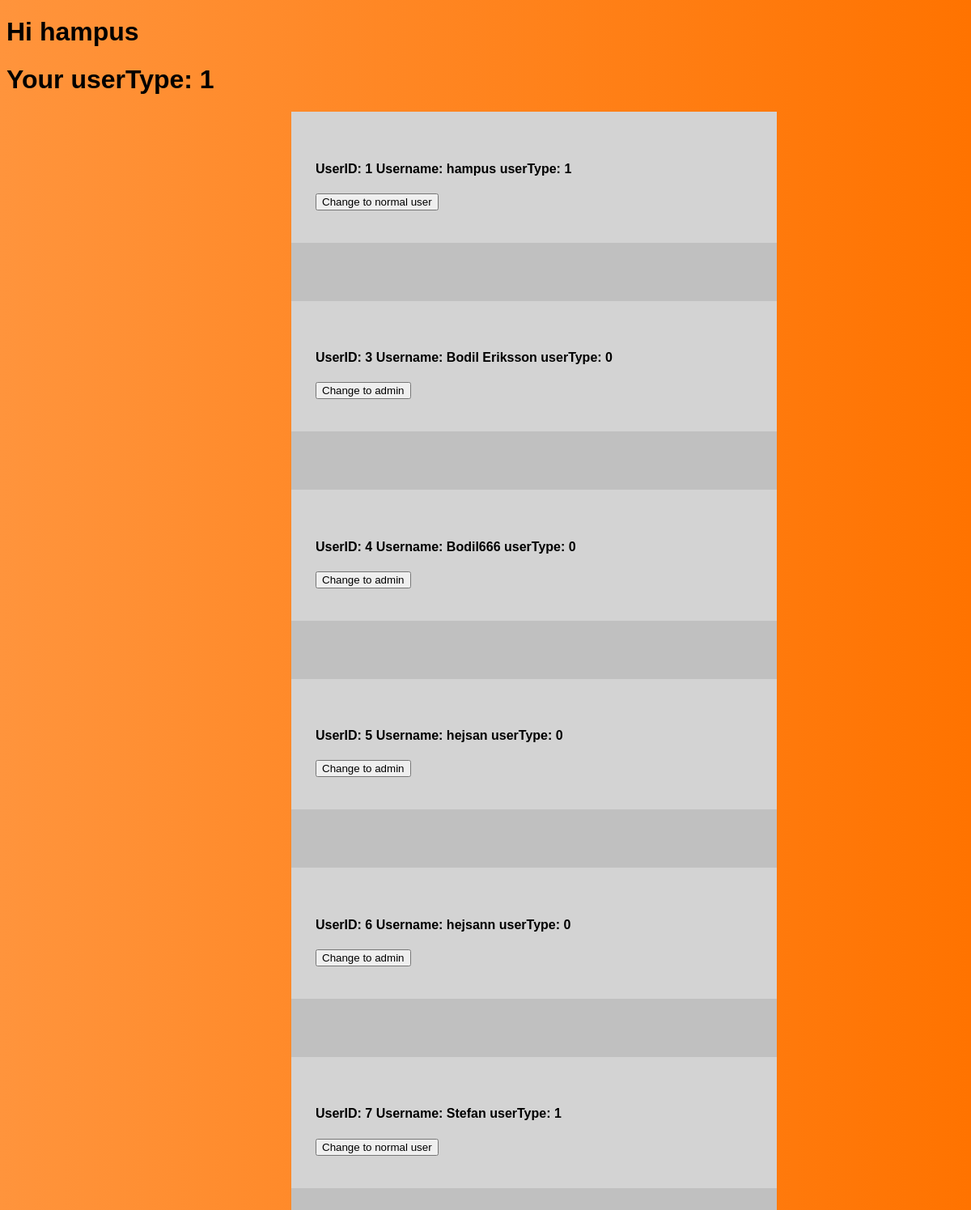
The app's page /adminPage.php (signed in), older data.
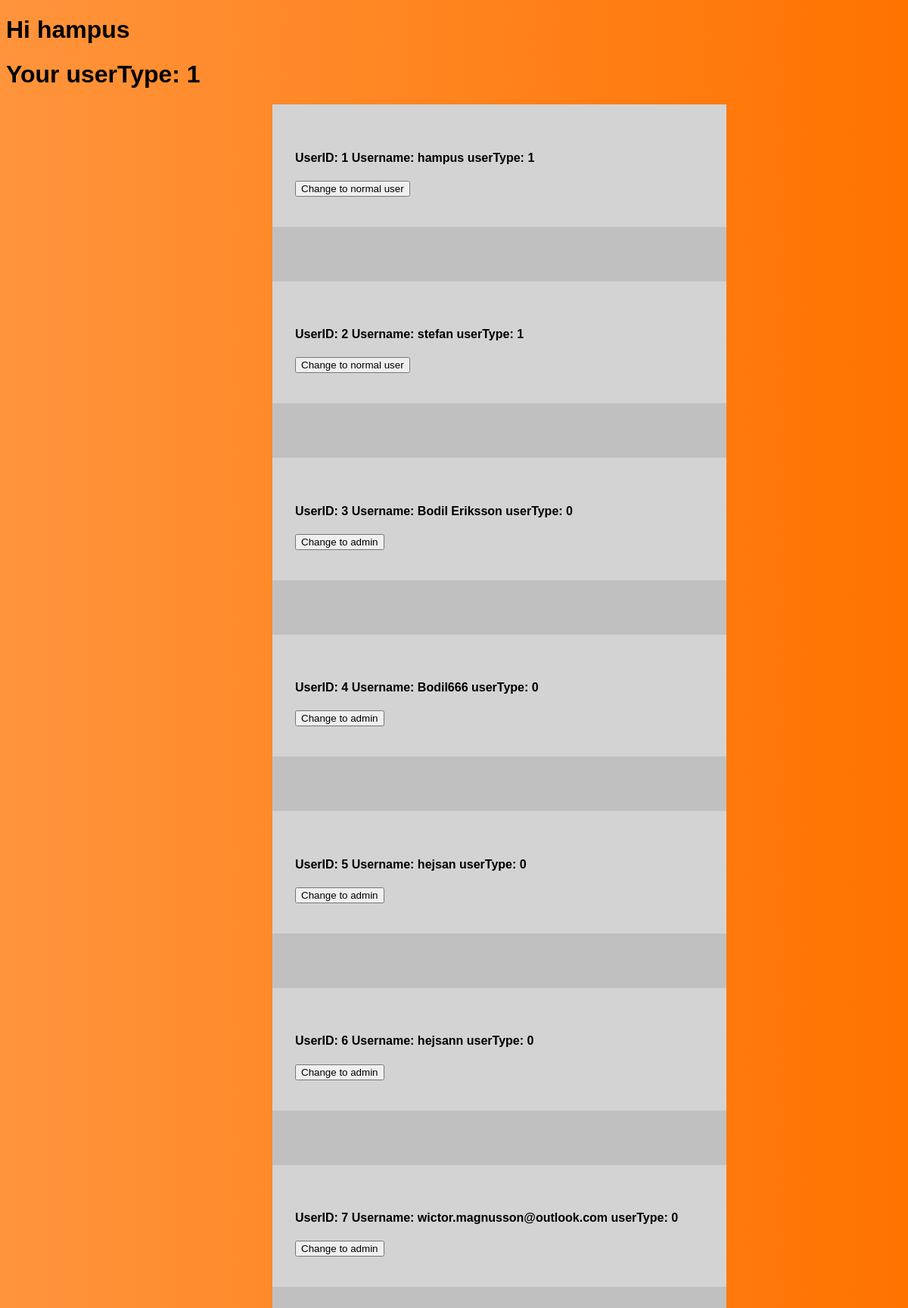
The same page, newer data.
### tables this page shows
CREATE TABLE "User" (
	"userID"	INTEGER,
	"username"	TEXT,
	"email"	TEXT,
	"passwordhash"	TEXT,
	"salt"	TEXT,
	"userType"	INTEGER,
	PRIMARY KEY("userID" AUTOINCREMENT)
);

### db/dbUser.php (the view, shortened to what this page needs)
<?php
function ShowUsers() {
    $db = new SQLite3("db/database.db");
$result = $db->query("SELECT userID, username, userType FROM 'User' ORDER BY userID");
while ($row = $result->fetchArray())
{
    echo "<div class='textDiv'>";
    echo "<h4>" . "  UserID: " . $row['userID'] . "  Username: " . $row['username'] . "  userType: " . $row['userType'] . "</h4>" ;
    echo "<form action='db/changeUserType.php' method='post'>";
    if($row['userType'] == 1) {
        echo "<button name='changeToUser-userID' type='submit' value=" . $row['userID'] . ">Change to normal user </button> ";
    }
    else {
        echo "<button name='changeToAdmin-userID' type='submit' value=" . $row['userID'] . ">Change to admin </button> ";
    }
    echo "</form>";
    echo "</div>";
    echo "<br><br><br><br>";
}
}
?>

### adminPage.php (shortened to what this page needs)
<!DOCTYPE html>
<html>
<head>
    <link rel="stylesheet" href="./css/style.css">
</head>
<body>
    <h1> Hi <?php echo $_SESSION['username']; ?> </h1>
    <h1> Your userType: <?php echo $_SESSION['userType']; ?> </h1>
    <?php
    include "db/showUsers.php";
    ?>
</body>
</html>

### db/showUsers.php
<?php
include "dbUser.php";
echo "<div class='showDiv'>";
ShowUsers();
echo "</div>";
?>

### css/style.css (style rules this page uses)
body { background-image: linear-gradient(to right, rgb(255, 148, 60), rgb(255, 115, 0)); font-family: Verdana, Geneva, Tahoma, sans-serif; }
*, *::before, *::after { box-sizing: border-box; }
.showDiv { background-color: rgb(192, 192, 192); width: 600px; position: sticky; left: 30%; }
.textDiv { background-color: lightgrey; width: 600px; padding: 40px 30px; position: sticky; left: 30%; }

Row changes from the older to the newer data that the page shows:
added user: userID "2", username "stefan", userType "1"
changed user id 7: username "Stefan" → "wictor.magnusson@outlook.com"; userType "1" → "0"; userType "Change to normal user" → "Change to admin"
